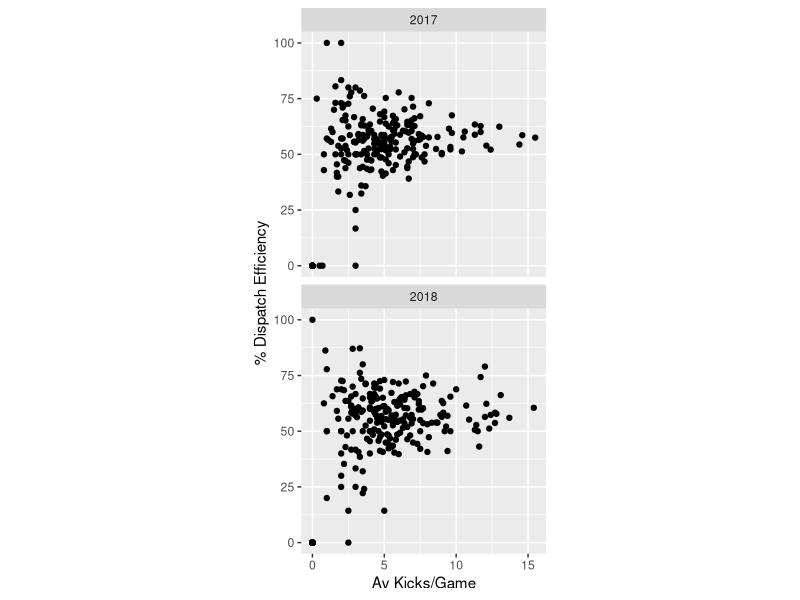
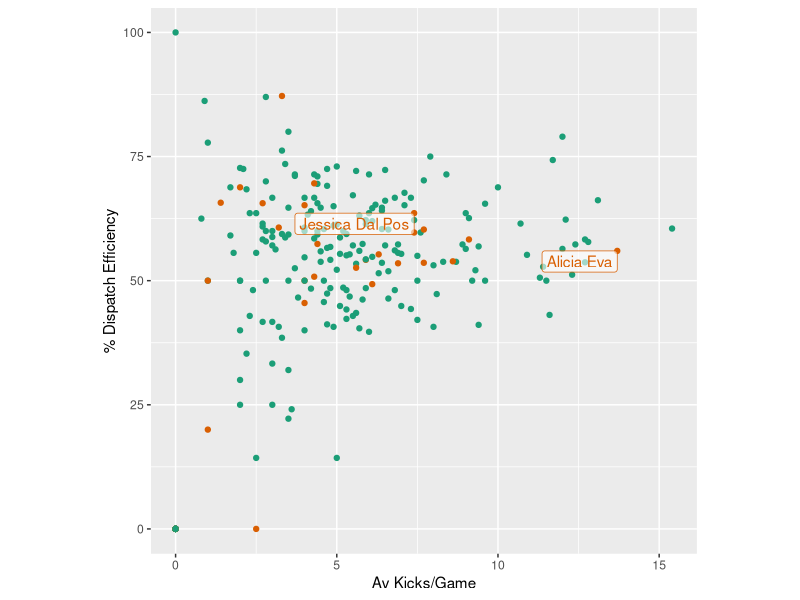
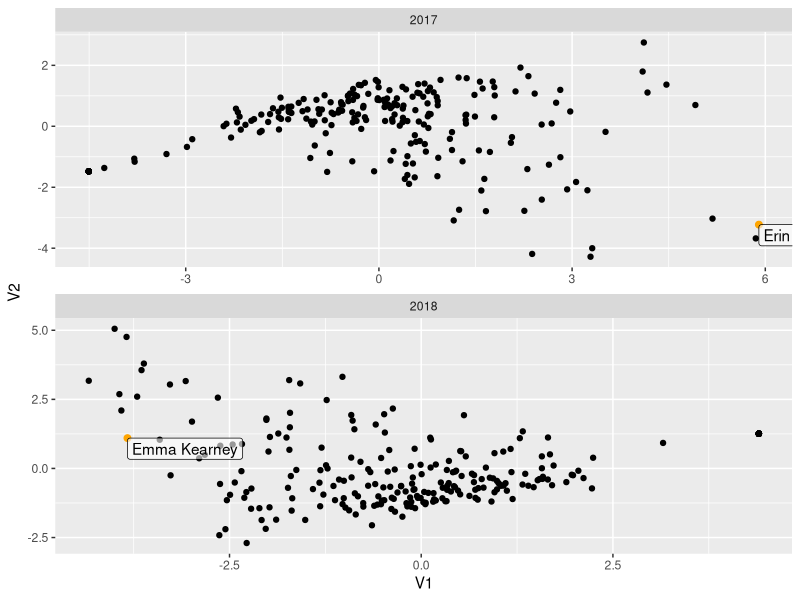
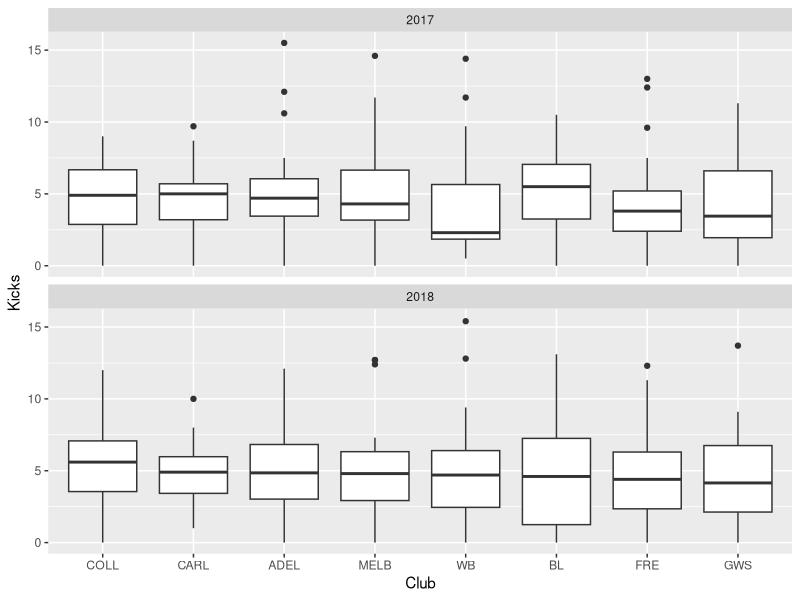

The R source for these figures, in order:
## ---- chunk 1
knitr::opts_chunk$set(
  echo = FALSE,
  message = FALSE,
  warning = FALSE,
  error = FALSE)
## ---- chunk 2
library(tidyverse)
players <- read_csv("AFLW/data/players.csv")
ggplot(players, aes(x=Kicks, y=Disp_eff)) + 
  geom_point() + 
  facet_wrap(~Year, ncol=1) + 
  theme(aspect.ratio=1) +
  xlab("Av Kicks/Game") +
  ylab("% Dispatch Efficiency")
## ---- chunk 3
players <- players %>% mutate(GWS = ifelse(Club == "GWS", "yes", "no"))
players_sel <- players %>% filter(Year == "2018") %>%
  filter(Player %in% c("Alicia Eva", "Jessica Dal Pos"))
ggplot(filter(players, Year == "2018"), aes(x=Kicks, y=Disp_eff, colour=GWS)) + 
  geom_point() + 
  theme(aspect.ratio=1, legend.position = "none") +
  xlab("Av Kicks/Game") +
  ylab("% Dispatch Efficiency") + 
  geom_label(data=players_sel, aes(label = Player), 
             vjust="top", hjust="right", alpha=0.6) + 
  scale_colour_brewer(palette="Dark2")
## ---- chunk 4
players_sub17 <- players %>%
       filter(Year == "2017") 
players_sub18 <- players %>%
       filter(Year == "2018") 
players_sub_mat17 <- as.matrix(players_sub17[,4:12])
players_sub_mat17 <- apply(players_sub_mat17, 2, scale)
players_sub_mat18 <- as.matrix(players_sub18[,4:12])
players_sub_mat18 <- apply(players_sub_mat18, 2, scale)
players_mds17 <- cmdscale(dist(players_sub_mat17), k=2)
players_mds18 <- cmdscale(dist(players_sub_mat18), k=2)
players_mds_df17 <- as_tibble(players_mds17)
players_mds_df17$Player <- players$Player[players$Year == "2017"]
players_mds_df17$Year <- "2017"
players_mds_df18 <- as_tibble(players_mds18)
players_mds_df18$Player <- players$Player[players$Year == "2018"]
players_mds_df18$Year <- "2018"
players_mds_df <- bind_rows(players_mds_df17, players_mds_df18)
p1 <- players_mds_df %>% filter(Year == "2017", Player == "Erin Phillips")
p2 <- players_mds_df %>% filter(Year == "2018", Player == "Emma Kearney")
pl <- bind_rows(p1, p2)
ggplot(players_mds_df, aes(x=V1, y=V2, label=Player)) + 
  geom_point() + facet_wrap(~Year, scales="free", ncol=1) +
  geom_point(data=pl, colour = "orange", size=2) +
  geom_label(data=pl, aes(label = Player), 
             vjust="top", hjust="left", alpha=0.6)
## ---- chunk 5
library(forcats)
ggplot(players, aes(x=fct_relevel(Club, c("COLL", "CARL", "ADEL", "MELB", "WB", "BL", "FRE", "GWS")), y=Kicks)) + 
  geom_boxplot() +
  facet_wrap(~Year, ncol=1) + xlab("Club")
